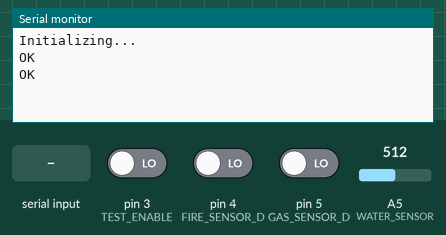
Recording of a sketch running on a simulated Arduino Uno, built with avr-gcc and run on an emulated ATmega328P. Shown: the last lines printed to the serial monitor. Inputs (shaded band) come from the test bench; at power-on: pin 3 (TEST_ENABLE) LOW, pin 4 (FIRE_SENSOR_D) LOW, pin 5 (GAS_SENSOR_D) LOW, A5 (WATER_SENSOR) = 512. The modem accepts every AT command (registered, SIM ready, sends succeed) and sends nothing else.

Above: at 2.2 s.
2.3 s: pin 3 (TEST_ENABLE) driven HIGH
At 14.5 s:
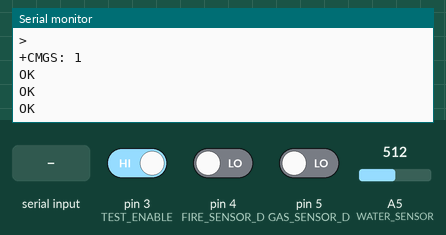
15.0 s: "1" received over the second serial link
At 15.6 s:
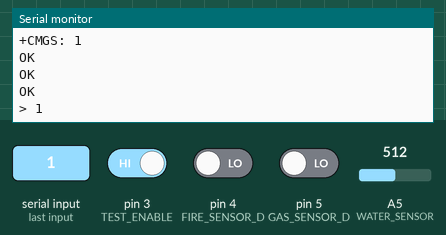
16.6 s: "0" received over the second serial link
At 17.5 s:
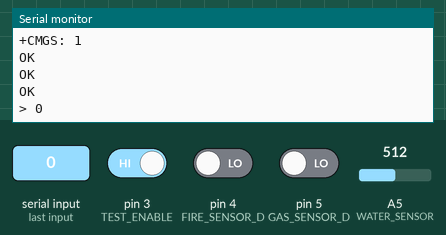

Measured:
- after the input at 2.3 s, the serial monitor: prints a new line after 11.3 s (image 1)
- after the input at 15.0 s, the serial monitor: prints a new line after 0.16 s (image 2)
- after the input at 16.6 s, the serial monitor: prints a new line after 0.10 s (image 3)

The sketch:

HomeProtection.ino
```cpp
/**********************************Libraries****************************************/
#include <SoftwareSerial.h>     //Library for the GSM Module
#include <Wire.h>

/*******************************Const Pin Variables*************************************/

const int RELAY_ENABLE_FIRE = 10; //Relay Digital Pin
const int RELAY_ENABLE_WATER = 11; //Relay Digital Pin
const int RELAY_ENABLE_GAS = 12; //Relay Digital Pin
const int WATER_SENSOR = A5;      //Water sensor Analog Pin
const int TEST_ENABLE = 3;   //Test Enable Pin
const int FIRE_SENSOR_D = 4; //IR Sensor Digital Pin
//const int FIRE_SENSOR_A = A0; //IR Sensor Analog Pin
const int GAS_SENSOR_D = 5;  //Gas Sensor Digital
//const int GAS_SENSOR_A = A1;  //Gas Sensor Analog

/*********************************Flags*********************************************/

bool SMS_SENT_FIRE = 0;
bool SMS_SENT_WATER = 0;
bool SMS_SENT_GAS = 0;


/*******************************Constructors****************************************/

//Create software serial object to communicate with SIM900
SoftwareSerial mySerial(7, 8); //SIM900 Tx & Rx is connected to Digital Pins #7 & #8
//Adafruit_VEML6075 uv = Adafruit_VEML6075(); //Call Constructor for the UV Sensor

/*******************************Global Vars*****************************************/

int FS = 0;  //Init Fire Detect Variable
int WLS = 0; //Init Water Detect Variable
int GLS = 0; //Init Gas Detect Variable
int TEST_EN;

/*******************************Main Program****************************************/
void setup() {

  /*PinMode Declarations*/
  pinMode (FIRE_SENSOR_D, INPUT);
  pinMode (GAS_SENSOR_D, INPUT);
  pinMode (TEST_ENABLE, INPUT);

  digitalWrite(RELAY_ENABLE_WATER, LOW);//Initial States of Valves
  digitalWrite(RELAY_ENABLE_FIRE, LOW);
  digitalWrite(RELAY_ENABLE_GAS, LOW);

  FS = 0;  //Init Fire Detect Variable
  WLS = 0; //Init Water Detect Variable
  GLS = 0; //Init Gas Detect Variable


  Serial.begin(9600);

  //Begin serial communication with Arduino and SIM900
  mySerial.begin(9600);
  Serial.println("Initializing...");
  delay(1000);


}

void loop() {

  TEST_EN = digitalRead(TEST_ENABLE);
  FS = digitalRead(FIRE_SENSOR_D);
  GLS = digitalRead(GAS_SENSOR_D);
  if(analogRead(WATER_SENSOR)>100) WLS=HIGH;
  else WLS=LOW;

  if(TEST_EN){  //If Test Enable is HIGH then perform System Check Routine
    System_Check_Routine();
  }

  if(FS == HIGH){ //Check for Fire
    if(!SMS_SENT_FIRE){
      if(!TEST_EN){
        open_Valve_Fire();  //Enable Fire Extinguishing Pump
        close_Valve_Gas();  //Close Flammable Gases Valve
      }
    SMS_fire();         //Send Fire Detection SMS
    SMS_SENT_FIRE = true;//Enable Flag that assures that all the actions have been completed to avoid being done again
    }
  }
  if(WLS == HIGH){  //Check for Water Leak
    if(!SMS_SENT_WATER){
      if(!TEST_EN){
        close_Valve_Water();  //Enable Fire Extinguishing Pump
      }
    SMS_water_leak();
    SMS_SENT_WATER = true;
    }
  }
  if(GLS == HIGH){  //Check for Gas Leak
    if(!SMS_SENT_GAS){
      if(!TEST_EN){
        close_Valve_Gas();  //Enable Fire Extinguishing Pump
      }
    SMS_gas_leak();
    SMS_SENT_GAS = true;
    }
  }

  delay(10000);  //Wait 10 seconds
}

void updateSerial()
{
  delay(500);
  while (Serial.available())
  {
    mySerial.write(Serial.read());//Forward what Serial received to Software Serial Port
  }
  while(mySerial.available())
  {
    Serial.write(mySerial.read());//Forward what Software Serial received to Serial Port
  }
}

void SMS_fire() {

  mySerial.println("AT"); //Handshaking with SIM900
  updateSerial();

  mySerial.println("AT+CMGF=1"); // Configuring TEXT mode
  updateSerial();
  mySerial.println("AT+CMGS=\"+306941413370\"");//change ZZ with country code and xxxxxxxxxxx with phone number to sms
  updateSerial();
  mySerial.print("Fire Detected"); //text content
  updateSerial();
  mySerial.write(26); /*Sends SMS to the specified phone number. After this AT command any text message followed by ‘Ctrl+z’ character is treated as SMS. ‘Ctrl+z’ is actually a 26th non-printing character that is described as ‘substitute’ in the ASCII table. Therefore, we need to send 26 (0x1A) at the end of the command.*/

}
void SMS_water_leak() {
  mySerial.println("AT"); //Handshaking with SIM900
  updateSerial();

  mySerial.println("AT+CMGF=1"); // Configuring TEXT mode
  updateSerial();
  mySerial.println("AT+CMGS=\"+306941413370\"");//change ZZ with country code and xxxxxxxxxxx with phone number to sms
  updateSerial();
  mySerial.print("Water Leak Detected"); //text content
  updateSerial();
  mySerial.write(26); /*Sends SMS to the specified phone number. After this AT command any text message followed by ‘Ctrl+z’ character is treated as SMS. ‘Ctrl+z’ is actually a 26th non-printing character that is described as ‘substitute’ in the ASCII table. Therefore, we need to send 26 (0x1A) at the end of the command.*/

}
void SMS_gas_leak() {
  mySerial.println("AT"); //Handshaking with SIM900
  updateSerial();

  mySerial.println("AT+CMGF=1"); // Configuring TEXT mode
  updateSerial();
  mySerial.println("AT+CMGS=\"+306941413370\"");//change ZZ with country code and xxxxxxxxxxx with phone number to sms
  updateSerial();
  mySerial.print("Gas Leak Detected"); //text content
  updateSerial();
  mySerial.write(26); /*Sends SMS to the specified phone number. After this AT command any text message followed by ‘Ctrl+z’ character is treated as SMS. ‘Ctrl+z’ is actually a 26th non-printing character that is described as ‘substitute’ in the ASCII table. Therefore, we need to send 26 (0x1A) at the end of the command.*/

}

void close_Valve_Water(){
  digitalWrite(RELAY_ENABLE_WATER, HIGH);
}

void open_Valve_Fire(){
  digitalWrite(RELAY_ENABLE_FIRE, HIGH);
}

void close_Valve_Gas(){
  digitalWrite(RELAY_ENABLE_GAS, HIGH);
}

void System_Check_Routine(){
  FS = HIGH;  //Simulate Fire Alarm
  WLS = HIGH; //Simulate Water Leak Alarm
  GLS = HIGH; //Simulate Gas Leak Alarm

  int check = FS & WLS & GLS; //All Values must be 1 to pass the test / This also tests ALU for faults in the AND Operation

  mySerial.println("AT"); //Handshaking with SIM900
  updateSerial();

  mySerial.println("AT+CMGF=1"); // Configuring TEXT mode
  updateSerial();
  mySerial.println("AT+CMGS=\"+306941413370\"");//change ZZ with country code and xxxxxxxxxxx with phone number to sms
  updateSerial();
  if(check){
    mySerial.print("Check Routine Initialization...\n\nTest Passed!"); //Test text content for Test Success
  }
  else {
    mySerial.print("\n\n-------------------------------------------------\n\n");
    mySerial.print("Check Routine Initialization...\n\nTest Failed!"); //Test text content for Test Fail
    mySerial.print("\nFire: ");
    mySerial.print(FS);
    mySerial.print("\nGas Leak: ");
    mySerial.print(GLS);
    mySerial.print("\nWater Leak: ");
    mySerial.print(WLS);
    mySerial.print("\n\n-------------------------------------------------\n\n");
  }
  updateSerial();
  mySerial.write(26); /*Sends SMS to the specified phone number. After this AT command any text message followed by ‘Ctrl+z’ character is treated as SMS. ‘Ctrl+z’ is actually a 26th non-printing character that is described as ‘substitute’ in the ASCII table. Therefore, we need to send 26 (0x1A) at the end of the command.*/

}
```
